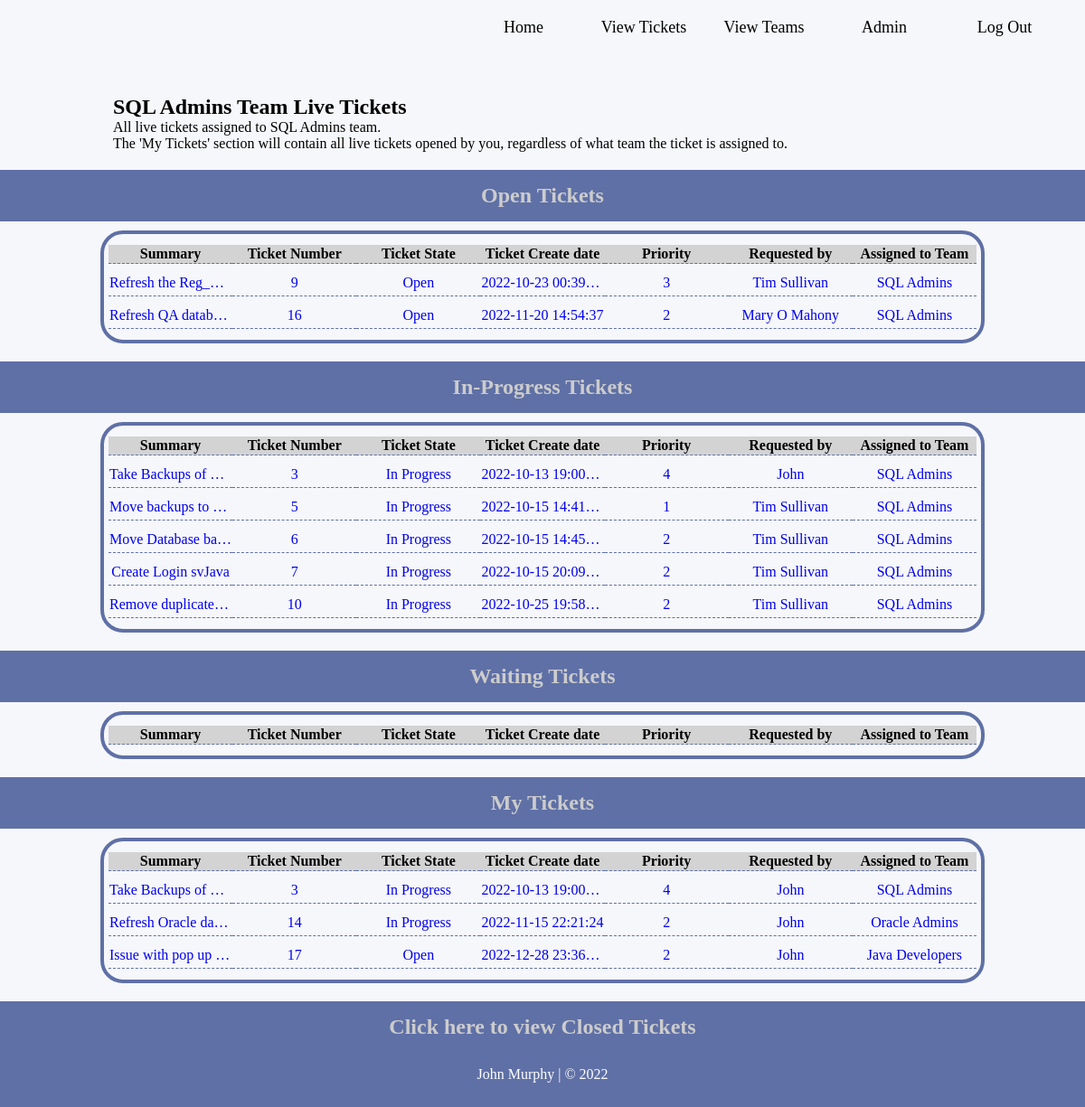
Before: /opentickets (signed in) with the older database file.
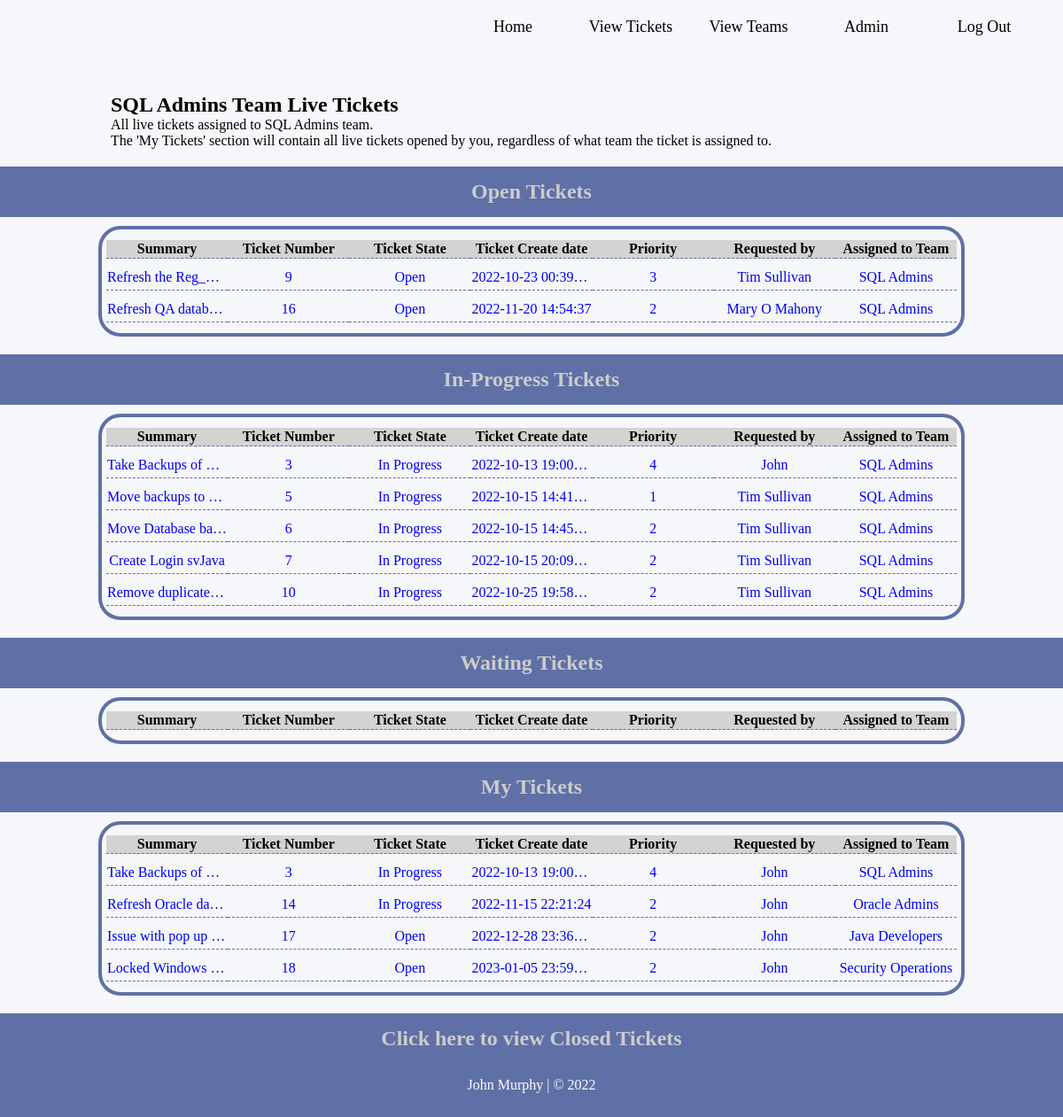
After: the same page with the newer database file.
### TicketDB.py (models this page shows, shortened)
class Team(db.Model):
    __tablename__ = "teamtable"
    team_id = db.Column(db.Integer, primary_key=True, unique=True, autoincrement=True)
    team_name = db.Column(db.String(50), unique=True)
    team_category = db.Column(db.String(50))

class Ticket(db.Model):
    __tablename__ = "tickettable"
    ticket_id = db.Column(db.Integer, primary_key=True, unique=True, autoincrement=True)
    user_id = db.Column(db.Integer, db.ForeignKey(User.user_id))
    ticket_user = db.relationship("User", backref='Ticket')
    ticket_created = db.Column(db.String(50), default=func.now())
    description = db.Column(db.String(300))
    state = db.Column(db.String(30), default="Open")
    team_id = db.Column(db.Integer, db.ForeignKey(Team.team_id))
    ticket_team = db.relationship("Team", backref='Ticket')
    contact_num = db.Column(db.String(20))
    priority = db.Column(db.Integer)
    summary = db.Column(db.String(80))
    environment = db.Column(db.String(50))
    ticket_sp_instruction = db.Column(db.String(200))

class User(db.Model):
    __tablename__ = "usertable"
    user_id = db.Column(db.Integer, primary_key=True, unique=True, autoincrement=True)
    username = db.Column(db.String(50))
    name = db.Column(db.String(50))
    email = db.Column(db.String(50), unique=True)
    jobTitle = db.Column(db.String(60))
    password = db.Column(db.String(12))
    dateCreated = db.Column(db.DATETIME, default=func.now())
    tasksComplete = db.Column(db.Integer)
    team_id = db.Column(db.Integer, db.ForeignKey(Team.team_id))
    team_user = db.relationship("Team", backref='User')

### main.py (the view)
@app.route('/opentickets')
def allOpenTickets():
    tickets = Ticket.query.all()
    user = session["user"]
    loggedteam = User.query.with_entities(User.team_id).filter(User.user_id == user).all()
    loggedteam = str(loggedteam)
    loggedteam = loggedteam.strip("[ ] , ( )")
    team_name = Team.query.with_entities(Team.team_name).filter(Team.team_id == loggedteam).all()
    team_name = str(team_name)
    team_name = team_name.strip("[ ] , ( ), '")
    openTickets = Ticket.query.with_entities(Ticket.ticket_id, Ticket.user_id,  User.name, Ticket.
                    ticket_created, Ticket.description, Ticket.state, Ticket.team_id, Team.team_name, User.
                    email, Ticket.priority, Ticket.summary, Ticket.environment, Ticket.ticket_sp_instruction)\
                    .join(Team, Ticket.team_id == Team.team_id).join(User, Ticket.
                    user_id == User.user_id).filter(and_(Ticket.state == 'Open', Ticket.team_id == loggedteam)).all()
    progTickets = Ticket.query.with_entities(Ticket.ticket_id, Ticket.user_id,  User.name, Ticket
                    .ticket_created, Ticket.description, Ticket.state, Ticket.team_id, Team.team_name, User
                    .email, Ticket.priority, Ticket.summary, Ticket.environment, Ticket
                    .ticket_sp_instruction).join(Team, Ticket.team_id == Team.team_id).join(User, Ticket
                    .user_id == User.user_id).filter(and_(Ticket.state == 'In Progress'), (Ticket.team_id == loggedteam)).all()
    waitTickets = Ticket.query.with_entities(Ticket.ticket_id, Ticket.user_id,  User.name, Ticket
                    .ticket_created, Ticket.description, Ticket.state, Ticket.team_id, Team.team_name, User
                    .email, Ticket.priority, Ticket.summary, Ticket.environment, Ticket
                    .ticket_sp_instruction).join(Team, Ticket.team_id == Team.team_id).join(User, Ticket
                    .user_id == User.user_id).filter(and_(Ticket.state == 'Waiting'), (Ticket.team_id == loggedteam)).all()
    myTickets = Ticket.query.with_entities(Ticket.ticket_id, Ticket.user_id,  User.name, Ticket
                    .ticket_created, Ticket.description, Ticket.state, Ticket.team_id, Team.team_name, User
                    .email, Ticket.priority, Ticket.summary, Ticket.environment, Ticket
                    .ticket_sp_instruction).join(Team, Ticket.team_id == Team.team_id).join(User, Ticket
                    .user_id == User.user_id).filter(and_(Ticket.user_id == user), (Ticket.state != 'Fulfilled'),
                    (Ticket.state != 'Closed Incomplete')).all()
    return render_template('openTickets.html', openTickets=openTickets, progTickets=progTickets, waitTickets=waitTickets,
                           myTickets=myTickets, team_name=team_name)

### templates/openTickets.html (shortened to what this page needs)
<!DOCTYPE html>
<html lang="en">
<head>
	<link rel="stylesheet" href="{{ url_for('static', filename='css/ttStyle.css') }}">
</head>
<body>
<div id="wrapper">
	<header id="head-home">
		<ul class="nav-links">
			<a href="/">
				<li id="header-links" class="link-buttons">Home</li>
			</a>
			<a href="/opentickets">
				<li id="header-links" class="link-buttons">View Tickets</li>
			</a>
			<a href="/teams">
				<li id="header-links" class="link-buttons">View Teams</li>
			</a>
			<a href="/admin_data">
				<li id="header-links" class="link-buttons">Admin</li>
			</a>
			<a href="/logout">
			<li id="header-links"class="link-buttons">Log Out</li>
			</a>
		</ul>
	</header>
	<div id="tickets_text_top">
		<div id="tickets_text_top_inner">
			<h2>{{ team_name }} Team Live Tickets</h2>
			<p>All live tickets assigned to {{ team_name }} team.</p>
			<p>The 'My Tickets' section will contain all live tickets opened by you, regardless of what team the ticket is assigned to.</p>
		</div>
	</div>
	<div id="opentickets_holder">
		<div class="ticket_title">
			<h2>Open Tickets</h2>
		</div>
		<div id="opentick_table" style="overflow-x: auto;">
        	<table id="tickettable">
				<tr id="tableheader">
					<th id="tdlarge">Summary</th>
					<th>Ticket Number</th>
					<th>Ticket State</th>
					<th>Ticket Create date</th>
					<th>Priority</th>
					<th>Requested by</th>
					<th>Assigned to Team</th>
				</tr>
			</table>
			{% for openticket in openTickets %}
			<a href="/ticket/{{ openticket.ticket_id }}">
			<table id="tickettable">
				<tr>
					<td id="tdlarge">{{ openticket.summary }}</td>
					<td>{{ openticket.ticket_id }}</td>
					<td>{{ openticket.state }}</td>
					<td>{{ openticket.ticket_created }}</td>
					<td>{{ openticket.priority }}</td>
					<td>{{ openticket.name }}</td>
					<td>{{ openticket.team_name }}</td>
				</tr>
			</table>
			</a>
			{% endfor %}
		</div>
		<div class="ticket_title">
        	<h2 id = "anchor_progress">In-Progress Tickets</h2>
		</div>
		<div id="opentick_table" style="overflow-x: auto;">
			<table id="tickettable">
				<tr id="tableheader">
					<th id="tdlarge">Summary</th>
					<th>Ticket Number</th>
					<th>Ticket State</th>
					<th>Ticket Create date</th>
					<th>Priority</th>
					<th>Requested by</th>
					<th>Assigned to Team</th>
				</tr>
			</table>
			{% for progTicket in progTickets %}
			<a href="/ticket/{{ progTicket.ticket_id }}">
			<table id="tickettable">
				<tr>
					<td id="tdlarge">{{ progTicket.summary }}</td>
					<td>{{ progTicket.ticket_id }}</td>
					<td>{{ progTicket.state }}</td>
					<td> {{ progTicket.ticket_created }}</td>
					<td> {{ progTicket.priority }}</td>
					<td>{{ progTicket.name }}</td>
					<td>{{ progTicket.team_name }}</td>
				</tr>
			</table>
			</a>
			{% endfor %}
		</div>
		<div class="ticket_title">
			<h2 id = "anchor_waiting">Waiting Tickets</h2>
		</div>
		<div id="opentick_table" style="overflow-x: auto;">
			<table id="tickettable">
				<tr id="tableheader">
					<th id="tdlarge">Summary</th>
					<th>Ticket Number</th>
					<th>Ticket State</th>
					<th>Ticket Create date</th>
					<th>Priority</th>
					<th>Requested by</th>
					<th>Assigned to Team</th>
				</tr>
			</table>
		</div>
		<div class="ticket_title">
			<h2 id = "anchor_myTickets">My Tickets</h2>
		</div>
		<div id="opentick_table" style="overflow-x: auto;">
			<table id="tickettable">
				<tr id="tableheader">
					<th id="tdlarge">Summary</th>
					<th>Ticket Number</th>
					<th>Ticket State</th>
					<th>Ticket Create date</th>
					<th>Priority</th>
					<th>Requested by</th>
					<th>Assigned to Team</th>
				</tr>
			</table>
			{% for myTicket in myTickets %}
			<a href="/ticket/{{ myTicket.ticket_id }}">
				<table id="tickettable">
					<tr>
						<td id="tdlarge">{{ myTicket.summary }}</td>
						<td>{{ myTicket.ticket_id }}</td>
						<td>{{ myTicket.state }}</td>
						<td> {{ myTicket.ticket_created }}</td>
						<td> {{ myTicket.priority }}</td>
						<td>{{ myTicket.name }}</td>
						<td>{{ myTicket.team_name }}</td>
					</tr>
				</table>
			</a>
			{% endfor %}
		</div>
		<div id="closed_ticket_holder">
			<h2><a href="/closedtickets">Click here to view Closed Tickets</a></h2>
		</div>
	</div>
</div>
<footer>
	<p>John Murphy | &copy; 2022</p>
</footer>
</body>
</html>

### static/css/ttStyle.css (style rules this page uses)
* { margin:0; }
html, body { height: 100%; }
#wrapper { float:left; width: 100%; min-height: 100vh; padding-bottom: 60px; background:#f6f7fa; box-sizing: border-box; }
#head-home { float: left; width:100%; height:80px; padding-bottom: 20px; box-sizing: border-box; }
ul.nav-links { float: right; height: 60px; margin-top: 12.5px; margin-right: 10px; }
li.link-buttons { float:left; line-height: 35px; width:100px; margin-right: 25px; list-style-type: none; text-align: center; font-size: 18px; border-radius:12px; border-right-width: 4px; border-left-width: 4px; border-right-style: solid; border-left-style: solid; color: #f6f7fa; border-color: #f6f7fa; font-family: PTSans; }
li#header-links { color: #000; }
footer { float: left; width:100%; height:60px; font-family: PTSans; background: #5f70a6; text-align: center; color: #fff; margin-top: -60px; padding-top: 15px; box-sizing: border-box; }
#tableheader { text-align: center; background: lightgrey; }
td { text-overflow: ellipsis; white-space: nowrap; overflow: hidden; }
#opentickets_holder { float: left; width: 100%; text-align: center; box-sizing: border-box; }
.ticket_title { float: left; width: 100%; text-align: center; padding: 15px; margin-bottom: 10px; background-color:#5f70a6; color: #cccccc; box-sizing: border-box; }
#opentick_table { width : 80%; height: auto; margin: 20px auto; border-collapse: collapse; border: 4px solid #5f70a6; border-radius: 25px; padding: 5px; }
.ticket_title { float: left; width: 100%; }
#tickettable { width: 100%; border-bottom: 1px dashed #5f70a6; margin-bottom: 7px; margin-top: 7px; border-collapse: collapse; text-align: center; table-layout: fixed; }
#opentick_table a { text-decoration: none; }
#tickettable td { width: 14.285%; padding-top: 5px; padding-bottom: 5px; overflow: hidden; }
#closed_ticket_holder { float: left; width: 100%; padding: 15px; background-color:#5f70a6; color: #cccccc; box-sizing: border-box; }
#closed_ticket_holder a { text-decoration: none; color: #cccccc; }
#tickets_text_top { float: left; width: 100%; text-align: center; padding-top: 5px; margin-top: 15px; margin-bottom: 15px; box-sizing: border-box; }
#tickets_text_top_inner { margin: 0 auto; width: 80%; text-align: left; padding: 5px; box-sizing: border-box; }

Changed rows visible on the page:
added Ticket: summary "Locked Windows…", ticket_id "18", state "Open", ticket_created "2023-01-05 23:59:48", priority "2", name "John", team_name "Security Operations", shown under "My Tickets"
